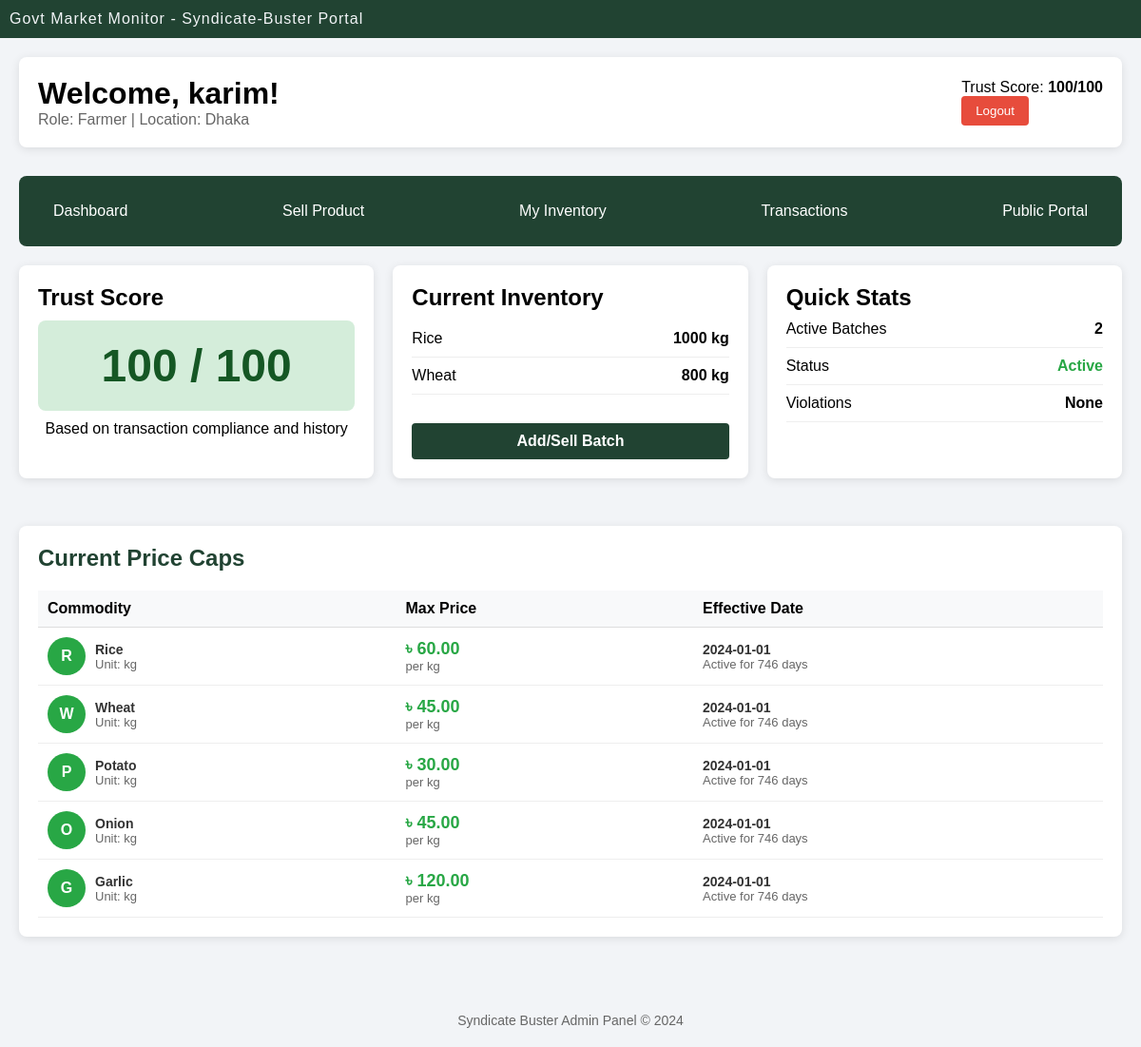
The page /vendorDashboard.php (signed in) on the database as committed earlier.
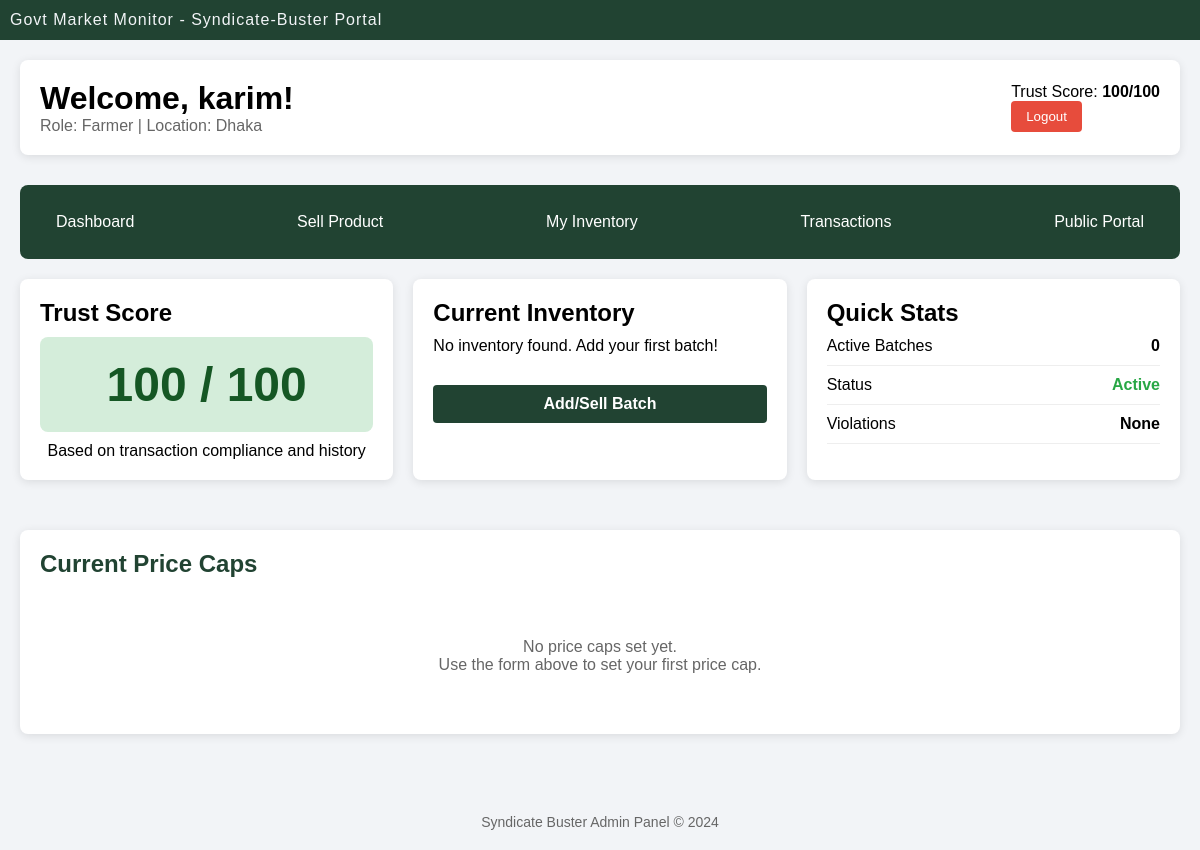
The same page on the database as committed later.
### tables this page shows
CREATE TABLE `users` (
  `user_id` int(11) NOT NULL,
  `username` varchar(100) NOT NULL,
  `email` varchar(100) NOT NULL,
  `phone` varchar(11) DEFAULT NULL CHECK (`phone` regexp '^[0-9]{11}$'),
  `password` varchar(50) NOT NULL,
  `role_id` int(11) DEFAULT NULL,
  `status` varchar(20) DEFAULT 'Active' CHECK (`status` in ('Active','inactive','Suspended','Banned')),
  `location` varchar(50) NOT NULL,
  `trust_score` int(11) DEFAULT 100
);

CREATE TABLE `role` (
  `role_id` int(11) NOT NULL,
  `role_name` varchar(20) NOT NULL CHECK (`role_name` in ('Farmer','Middleman','Wholesaler','Retailer','Admin','Inspector'))
);

CREATE TABLE `govt_price_cap` (
  `cap_id` int(11) NOT NULL,
  `commodities_id` int(11) NOT NULL,
  `max_price` int(11) NOT NULL,
  `effective_date` date NOT NULL
);

CREATE TABLE `commodities` (
  `commodities_id` int(11) NOT NULL,
  `name` varchar(100) NOT NULL,
  `unit_type` varchar(20) NOT NULL,
  `perishable` tinyint(1) DEFAULT 1
);

### vendorDashboard.php (the view, shortened to what this page needs)
<?php
require_once "config.php";
$user_id = $_SESSION['user_id'];
$username = $_SESSION['username'];
$user_sql = "SELECT u.*, r.role_name FROM users u
             JOIN role r ON u.role_id = r.role_id
             WHERE u.user_id = ?";
$user_stmt = $conn->prepare($user_sql);
$user_stmt->bind_param("i", $user_id);
$user_stmt->execute();
$user = $user_stmt->get_result()->fetch_assoc();
$trust_score = $user['trust_score'];
$blacklist_sql = "SELECT * FROM syndicate_blacklist WHERE seller_id = ?";
$blacklist_stmt = $conn->prepare($blacklist_sql);
$blacklist_stmt->bind_param("i", $user_id);
$blacklist_stmt->execute();
$is_blacklisted = $blacklist_stmt->get_result()->num_rows > 0;
$inventory_sql = "SELECT c.name, SUM(b.quantity) as total_quantity
                  FROM batches b
                  JOIN commodities c ON b.commodities_id = c.commodities_id
                  WHERE b.owner_id = ?
                  GROUP BY c.commodities_id";
$inventory_stmt = $conn->prepare($inventory_sql);
$inventory_stmt->bind_param("i", $user_id);
$inventory_stmt->execute();
$inventory = $inventory_stmt->get_result();
$price_caps = $conn->query("
                    SELECT c.name,c.unit_type, gpc.max_price, gpc.effective_date
                    FROM govt_price_cap gpc
                    JOIN commodities c ON gpc.commodities_id = c.commodities_id
                    ORDER BY gpc.effective_date DESC
                ");
?>
<!DOCTYPE html>
<html lang="en">
<head>
<link rel="stylesheet" href="style.css?v=<?php echo time(); ?>">
<link rel="stylesheet" href="dashboard.css?v=<?php echo time(); ?>">
</head>
<body>
    <div class="container">
        <div class="top">Govt Market Monitor - Syndicate-Buster Portal</div>
        <div class="dashboard">
            <div class="header">
                <div>
                    <h1>Welcome, <?php echo htmlspecialchars($username); ?>!</h1>
                    <p style="color: #666;">Role: <?php echo $user['role_name']; ?> | Location: <?php echo $user['location']; ?></p>
                </div>
                <div>
                    <p>Trust Score: <strong><?php echo $trust_score; ?>/100</strong></p>
                <button class="logout-btn">Logout</button>
                </div>
            </div>
            <div class="nav-menu">
                <a href="vendor_dashboard.php">Dashboard</a>
                <a href="sell_product.php">Sell Product</a>
                <a href="my_inventory.php">My Inventory</a>
                <a href="view_transactions.php">Transactions</a>
                <a href="index.php">Public Portal</a>
            </div>
            <div class="grid">
                <div class="card">
                    <h2>Trust Score</h2>
                    <?php
                    $trust_class = 'trust-green';
                    ?>
                    <div class="trust-score <?php echo $trust_class; ?>">
                        <?php echo $trust_score; ?> / 100
                    </div>
                    <p style="text-align: center; margin-top: 10px;">
                        Based on transaction compliance and history
                    </p>
                </div>
                <div class="card">
                    <h2 style="margin-bottom: 10px;">Current Inventory</h2>
                    <?php if($inventory->num_rows > 0): ?>
                        <?php while($item = $inventory->fetch_assoc()): ?>
                            <div class="inventory-item">
                                <span><?php echo $item['name']; ?></span>
                                <span><strong><?php echo $item['total_quantity']; ?> kg</strong></span>
                            </div>
                        <?php endwhile; ?>
                    <?php else: ?>
                        <p>No inventory found. Add your first batch!</p>
                    <?php endif; ?>
                    <a href="sell_product.php"  class="addSellBatchBtn">Add/Sell Batch</a>
                </div>
                <div class="card">
                    <h2>Quick Stats</h2>
                    <div class="inventory-item">
                        <span>Active Batches</span>
                        <span><strong><?php echo $inventory->num_rows; ?></strong></span>
                    </div>
                    <div class="inventory-item">
                        <span>Status</span>
                        <span style="color: <?php echo $user['status'] == 'Active' ? '#28a745' : '#dc3545'; ?>">
                            <strong><?php echo $user['status']; ?></strong>
                        </span>
                    </div>
                    <div class="inventory-item">
                        <span>Violations</span>
                        <span><strong><?php echo $is_blacklisted ? 'Yes' : 'None'; ?></strong></span>
                    </div>
                </div>
            </div>
             <div class="card">
                <h2 style="color: #214332; margin-bottom: 20px;">Current Price Caps</h2>
                <?php if($price_caps->num_rows > 0): ?>
                    <table class="data-table" style="width: 100%; border-collapse: collapse;">
                        <thead>
                            <tr>
                                <th>Commodity</th>
                                <th>Max Price</th>
                                <th>Effective Date</th>
                            </tr>
                        </thead>
                        <tbody>
                            <?php
                            $price_caps->data_seek(0);
                            while($cap = $price_caps->fetch_assoc()):
                            ?>
                            <tr>
                                <td>
                                    <div class="user-info">
                                        <div class="user-avatar" style="background-color: #28a745;">
                                            <?php echo strtoupper(substr($cap['name'], 0, 1)); ?>
                                        </div>
                                        <div class="user-details">
                                            <div class="tableBoldText"><?php echo htmlspecialchars($cap['name']); ?></div>
                                            <div class="tablesmallText">Unit: <?php echo $cap['unit_type']; ?></div>
                                        </div>
                                    </div>
                                </td>
                                <td>
                                    <div class="tableBoldText" style="color: #28a745; font-size: 18px;">
                                        ৳ <?php echo number_format($cap['max_price'], 2); ?>
                                    </div>
                                    <div class="tablesmallText">per <?php echo $cap['unit_type']; ?></div>
                                </td>
                                <td>
                                    <div class="tableBoldText"><?php echo $cap['effective_date']; ?></div>
                                    <div class="tablesmallText">
                                        <?php
                                        $today = new DateTime();
                                        $effective = new DateTime($cap['effective_date']);
                                        $interval = $today->diff($effective);
                                        if ($effective <= $today) {
                                            echo "Active for " . $interval->days . " days";
                                        } else {
                                            echo "Starts in " . $interval->days . " days";
                                        }
                                        ?>
                                    </div>
                                </td>
                            </tr>
                            <?php endwhile; ?>
                        </tbody>
                    </table>
                <?php else: ?>
                    <div style="text-align: center; padding: 40px; color: #666;">
                        <p>No price caps set yet.</p>
                        <p>Use the form above to set your first price cap.</p>
                    </div>
                <?php endif; ?>
            </div>
        </div>
          <div class="footer">
                <p>Syndicate Buster Admin Panel © 2024</p>
            </div>
    </div>
</body>
</html>

### style.css (style rules this page uses)
* { font-family: Arial, Helvetica, sans-serif; margin: 0; box-sizing: border-box; }
.container { background-color: #f2f4f7; }
.top { width: 100%; height: 40px; display: flex; flex-direction: row; justify-content: flex-start; align-items: center; color: #f2f4f7; letter-spacing: 1px; background-color: #214332; padding-left: 10px; }
.footer { text-align: center; padding: 20px; color: #666; font-size: 14px; margin-top: 20px; }
.logout-btn { background-color: #e74c3c; color: white; border: none; padding: 8px 15px; border-radius: 4px; cursor: pointer; }

### dashboard.css (style rules this page uses)
.dashboard { padding: 20px; max-width: 1200px; margin: 0 auto; }
.card { background: white; border-radius: 8px; padding: 20px; margin-bottom: 20px; box-shadow: 0 2px 10px rgba(0, 0, 0, 0.1); }
.header { display: flex; justify-content: space-between; align-items: center; margin-bottom: 30px; padding: 20px; background: white; border-radius: 8px; gap: 5px; box-shadow: 0 2px 10px rgba(0, 0, 0, 0.1); }
.addSellBatchBtn { margin-top: 30px; width: 100%; display: inline-block; padding: 10px 20px; background-color: #214332; color: white; text-decoration: none; border-radius: 4px; font-weight: bold; font-size: 16px; text-align: center; cursor: pointer; border: none; }
.nav-menu { display: flex; flex-direction: row; justify-content: space-between; align-items: center; background: #214332; padding: 20px; border-radius: 8px; margin-bottom: 20px; }
.nav-menu a { color: white; text-decoration: none; padding: 8px 16px; border-radius: 4px; }
.grid { display: grid; grid-template-columns: repeat(auto-fit, minmax(300px, 1fr)); gap: 20px; margin-bottom: 30px; }
.inventory-item { display: flex; justify-content: space-between; padding: 10px 0; border-bottom: 1px solid #eee; }
.trust-score { font-size: 48px; font-weight: bold; text-align: center; padding: 20px; border-radius: 8px; margin: 10px 0; }
.trust-green { background: #d4edda; color: #155724; }
table { width: 100%; border-collapse: collapse; }
th { background-color: #f8f9fa; text-align: left; padding: 10px; font-weight: bold; border-bottom: 1px solid #ddd; }
td { padding: 10px; border-bottom: 1px solid #eee; }
.tableBoldText { font-weight: bold; color: #333; font-size: 14px; }
.tablesmallText { color: #666; font-size: 13px; }
.user-info { display: flex; align-items: center; gap: 10px; }
.user-avatar { width: 40px; height: 40px; border-radius: 50%; background-color: #214332; color: white; display: flex; align-items: center; justify-content: center; font-weight: bold; font-size: 16px; }

Rows that differ between the two databases and show on the page:
removed govt_price_cap: commodities.name "R", commodities.name "Rice", commodities.unit_type "kg", max_price "60.00", effective_date "2024-01-01", effective_date "746"
removed govt_price_cap: commodities.name "W", commodities.name "Wheat", commodities.unit_type "kg", max_price "45.00", effective_date "2024-01-01", effective_date "746"
removed govt_price_cap: commodities.name "P", commodities.name "Potato", commodities.unit_type "kg", max_price "30.00", effective_date "2024-01-01", effective_date "746"
removed govt_price_cap: commodities.name "O", commodities.name "Onion", commodities.unit_type "kg", max_price "45.00", effective_date "2024-01-01", effective_date "746"
removed govt_price_cap: commodities.name "G", commodities.name "Garlic", commodities.unit_type "kg", max_price "120.00", effective_date "2024-01-01", effective_date "746"
shown differently, row unchanged: users "Dhaka": user_id "2" → (not shown)
Other text that changed with them:
$inventory->num_rows: (not shown) → "0"
text no longer shown: "Commodity Max Price Effective Date"
text now shown: "No inventory found. Add your first batch! No price caps set yet. Use the form above to set your first price cap."
list line gone: "Rice 1000 kg"
list line gone: "Wheat 800 kg"
